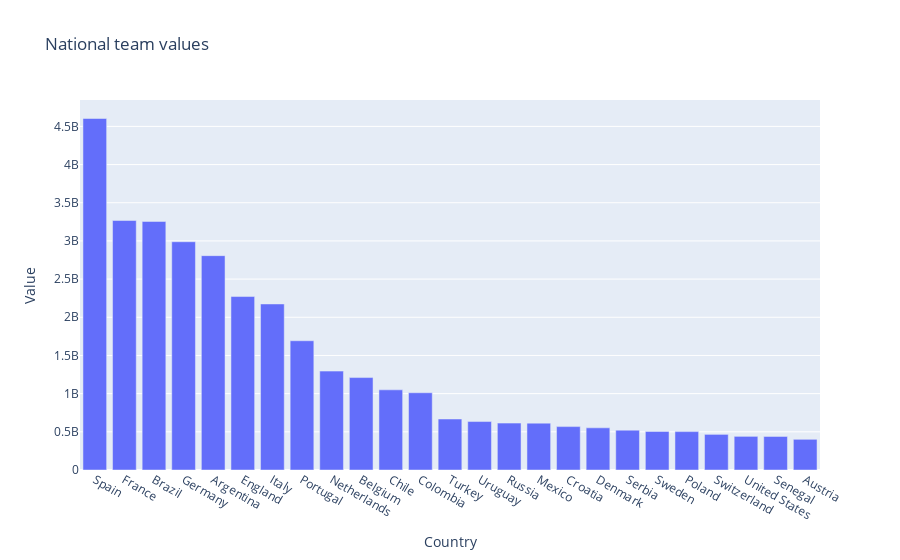

Here is the notebook cell this chart was saved with:
### Code cell
#df_value.sort_values(by='Value', inplace=True)
# fig = go.Figure([go.Bar(x=df_value['Nationality'], 
#                        y=df_value['Nationality'].value_counts().nlargest(50))])
#fig.show()
df_value = df_value.groupby('Nationality').sum().reset_index().sort_values('Value', ascending=False).nlargest(n=25, columns=["Value"])
# ax = df_value.plot(kind='bar', x='Nationality', y='Value')

fig = go.Figure([go.Bar(x=df_value['Nationality'], 
                        y=df_value['Value'])])
fig.update_layout(title='National team values',
               xaxis={'title': 'Country'},
               yaxis={'title': "Value"})
fig.show()

### Figure 1 — Plotly figure (JSON) as saved in the notebook; plotly's stock layout.template omitted (floating-point values rounded to 4 significant figures)
{"data": [{"type": "bar", "x": ["Spain", "France", "Brazil", "Germany", "Argentina", "England", "Italy", "Portugal", "Netherlands", "Belgium", "Chile", "Colombia", "Turkey", "Uruguay", "Russia", "Mexico", "Croatia", "Denmark", "Serbia", "Sweden", "Poland", "Switzerland", "United States", "Senegal", "Austria"], "y": [4603275000, 3267065000, 3255225000, 2989265000, 2806895000, 2271670000, 2174475000, 1692645000, 1295020000, 1210425000, 1049785000, 1011645000, 667800000, 634345000, 613900000, 613645000, 568325000, 552305000, 521715000, 505315000, 502790000, 466485000, 440655000, 439240000, 401915000]}], "layout": {"title": {"text": "National team values"}, "xaxis": {"title": {"text": "Country"}}, "yaxis": {"title": {"text": "Value"}}}}
